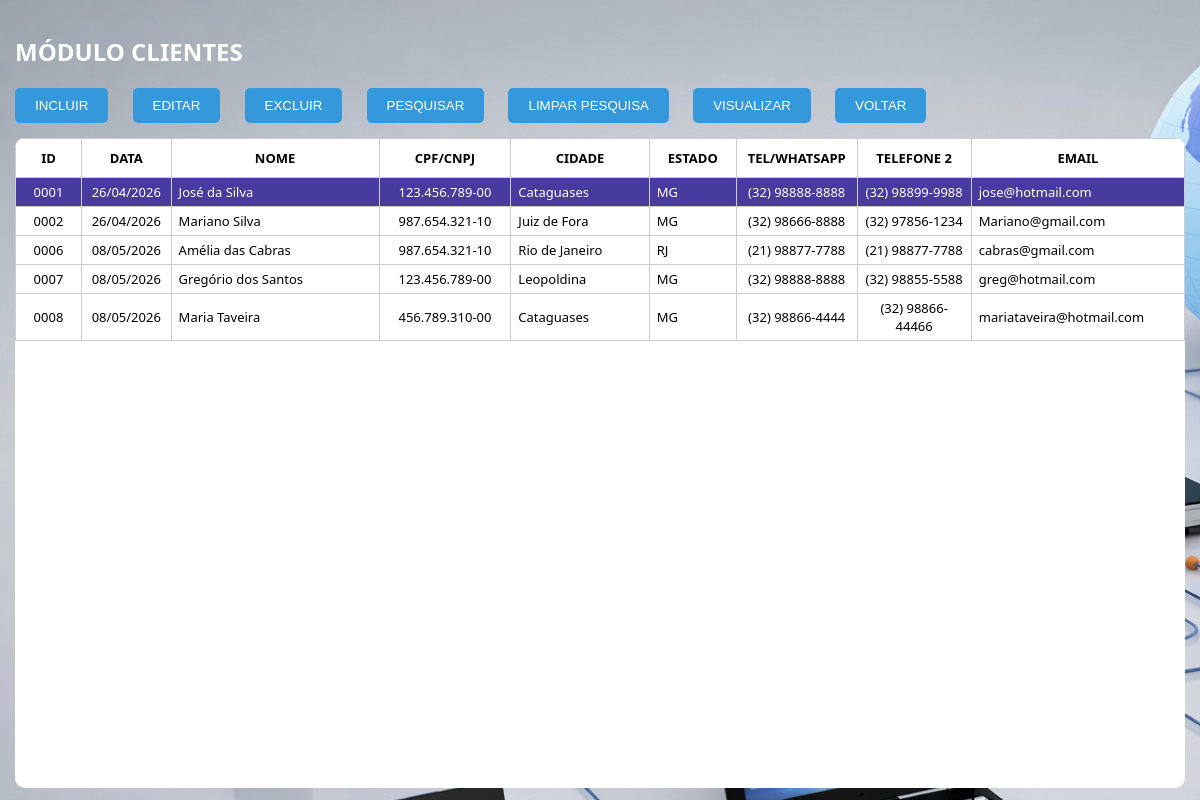
Page /clientes.php (signed in) on the committed database.
### tables this page shows
CREATE TABLE `clientes` (
  `id_cliente` int(11) NOT NULL,
  `data_cadastro` datetime DEFAULT current_timestamp(),
  `nome` varchar(150) NOT NULL,
  `cpf` varchar(20) DEFAULT NULL,
  `endereco` varchar(200) DEFAULT NULL,
  `cidade` varchar(100) DEFAULT NULL,
  `estado` varchar(50) DEFAULT NULL,
  `cep` varchar(20) DEFAULT NULL,
  `telefone1` varchar(20) DEFAULT NULL,
  `telefone2` varchar(20) DEFAULT NULL,
  `email` varchar(150) DEFAULT NULL
);

### clientes.php (the view, shortened to what this page needs)
<?php
include("conexao.php");
?>
<!DOCTYPE html>
<html>
<head>
</head>
<body>
<div class="container">
    <h2>MÓDULO CLIENTES</h2>
    <div class="botoes">
        <button onclick="abrirModal('modalIncluir')">INCLUIR</button>
        <button onclick="abrirEditar()">EDITAR</button>
        <button onclick="excluir()">EXCLUIR</button>
        <button onclick="abrirModal('modalPesquisar')">PESQUISAR</button>
        <button onclick="window.location.href='clientes.php'">LIMPAR PESQUISA</button>
        <button onclick="abrirVisualizar()">VISUALIZAR</button>
        <button onclick="window.location.href='principal.php'">VOLTAR</button>
    </div>
    <div class="table-container">
        <table>
            <tr>
                <th>ID</th>
                <th>DATA</th>
                <th>NOME</th>
                <th>CPF/CNPJ</th>
                <th>CIDADE</th>
                <th>ESTADO</th>
                <th>TEL/WHATSAPP</th>
                <th>TELEFONE 2</th>
                <th>EMAIL</th>
            </tr>
            <?php
$sql = "SELECT * FROM clientes";
$result = mysqli_query($conexao, $sql);
while($row = mysqli_fetch_assoc($result)){
    echo "<tr onclick='selecionarLinha(this, ".$row['id_cliente'].")'>
            <td>".str_pad($row['id_cliente'], 4, '0', STR_PAD_LEFT)."</td>
            <td>".date('d/m/Y', strtotime($row['data_cadastro']))."</td>
            <td>".$row['nome']."</td>
            <td>".$row['cpf']."</td>
            <td>".$row['cidade']."</td>
            <td>".$row['estado']."</td>
            <td>".$row['telefone1']."</td>
            <td>".$row['telefone2']."</td>
            <td>".$row['email']."</td>
            <td style='display:none'>".$row['endereco']."</td>
            <td style='display:none'>".$row['cep']."</td>
          </tr>";
}
            ?>
        </table>
    </div>
</div>
</body>
</html>

### clientes.php (style rules this page uses)
body { font-family: "Segoe UI"; margin: 0; background: url('fundo1.png');; }
.container { width: 100%; height: calc(100vh - 80px); padding: 15px; box-sizing: border-box; }
h2 { color: white; }
.botoes { margin-bottom: 15px; }
.botoes button { padding: 10px 20px; margin-right: 20px; border: none; cursor: pointer; background: #3498db; color: white; border-radius: 5px; }
.table-container { height: 100%; border-radius: 10px;max-height:calc(100vh - 150px); overflow-y: auto; background: white; }
table { width: 100%; border-collapse: collapse; }
th { background: white; color: black; font-size: 13px; text-align: center; padding: 10px; border: 1px solid #ccc; }
td { padding: 5px 7px; border: 1px solid #ccc; font-size: 13px; }
th:nth-child(1), td:nth-child(1) { width: 50px; text-align: center; }
th:nth-child(2), td:nth-child(2) { width: 70px; text-align: center; }
th:nth-child(3), td:nth-child(3) { width: 220px; }
th:nth-child(4), td:nth-child(4) { width: 120px; text-align: center; }
th:nth-child(5), td:nth-child(5) { width: 130px; }
th:nth-child(6), td:nth-child(6) { width: 70px; }
th:nth-child(7), td:nth-child(7) { width: 100px; text-align: center; }
th:nth-child(8), td:nth-child(8) { width: 100px; text-align: center; }
th:nth-child(9), td:nth-child(9) { width: 200px; }
th { text-align: center !important; }
tr.selecionado { background: #483ba0 !important; color: white; }

### rows in the picture
clientes: id_cliente "0001", data_cadastro "26/04/2026", nome "José da Silva", cpf "123.456.789-00", cidade "Cataguases", estado "MG", telefone1 "(32) 98888-8888", telefone2 "(32) 98899-9988", email "jose@hotmail.com"
clientes: id_cliente "0002", data_cadastro "26/04/2026", nome "Mariano Silva", cpf "987.654.321-10", cidade "Juiz de Fora", estado "MG", telefone1 "(32) 98666-8888", telefone2 "(32) 97856-1234", email "Mariano@gmail.com"
clientes: id_cliente "0006", data_cadastro "08/05/2026", nome "Amélia das Cabras", cpf "987.654.321-10", cidade "Rio de Janeiro", estado "RJ", telefone1 "(21) 98877-7788", telefone2 "(21) 98877-7788", email "cabras@gmail.com"
clientes: id_cliente "0007", data_cadastro "08/05/2026", nome "Gregório dos Santos", cpf "123.456.789-00", cidade "Leopoldina", estado "MG", telefone1 "(32) 98888-8888", telefone2 "(32) 98855-5588", email "greg@hotmail.com"
clientes: id_cliente "0008", data_cadastro "08/05/2026", nome "Maria Taveira", cpf "456.789.310-00", cidade "Cataguases", estado "MG", telefone1 "(32) 98866-4444", telefone2 "(32) 98866-44466", email "mariataveira@hotmail.com"
